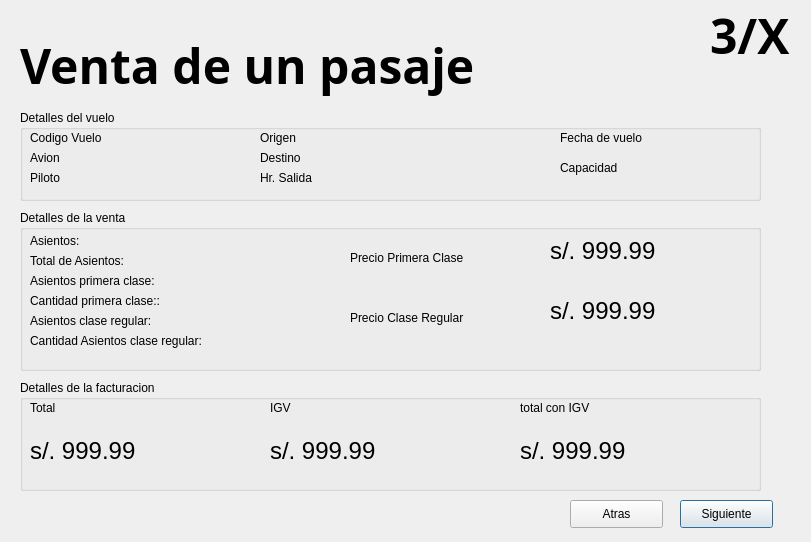
<?xml version="1.0" encoding="UTF-8"?>
<ui version="4.0">
 <class>Dialog</class>
 <widget class="QDialog" name="Dialog">
  <property name="geometry">
   <rect>
    <x>0</x>
    <y>0</y>
    <width>811</width>
    <height>542</height>
   </rect>
  </property>
  <property name="windowTitle">
   <string>Dialog</string>
  </property>
  <widget class="QLabel" name="label">
   <property name="geometry">
    <rect>
     <x>20</x>
     <y>30</y>
     <width>561</width>
     <height>71</height>
    </rect>
   </property>
   <property name="font">
    <font>
     <family>Source Sans Pro Black</family>
     <pointsize>36</pointsize>
     <weight>75</weight>
     <bold>true</bold>
    </font>
   </property>
   <property name="text">
    <string>Venta de un pasaje</string>
   </property>
  </widget>
  <widget class="QLabel" name="label_2">
   <property name="geometry">
    <rect>
     <x>710</x>
     <y>0</y>
     <width>131</width>
     <height>71</height>
    </rect>
   </property>
   <property name="font">
    <font>
     <family>Source Sans Pro Black</family>
     <pointsize>36</pointsize>
     <weight>75</weight>
     <bold>true</bold>
    </font>
   </property>
   <property name="text">
    <string>3/X</string>
   </property>
  </widget>
  <widget class="QPushButton" name="pushButton">
   <property name="geometry">
    <rect>
     <x>680</x>
     <y>500</y>
     <width>93</width>
     <height>28</height>
    </rect>
   </property>
   <property name="text">
    <string>Siguiente</string>
   </property>
  </widget>
  <widget class="QPushButton" name="pushButton_2">
   <property name="geometry">
    <rect>
     <x>570</x>
     <y>500</y>
     <width>93</width>
     <height>28</height>
    </rect>
   </property>
   <property name="text">
    <string>Atras</string>
   </property>
  </widget>
  <widget class="QGroupBox" name="groupBox">
   <property name="geometry">
    <rect>
     <x>20</x>
     <y>110</y>
     <width>741</width>
     <height>91</height>
    </rect>
   </property>
   <property name="title">
    <string>Detalles del vuelo</string>
   </property>
   <widget class="QLabel" name="label_6">
    <property name="geometry">
     <rect>
      <x>10</x>
      <y>20</y>
      <width>101</width>
      <height>16</height>
     </rect>
    </property>
    <property name="text">
     <string>Codigo Vuelo</string>
    </property>
   </widget>
   <widget class="QLabel" name="label_9">
    <property name="geometry">
     <rect>
      <x>10</x>
      <y>40</y>
      <width>101</width>
      <height>16</height>
     </rect>
    </property>
    <property name="text">
     <string>Avion</string>
    </property>
   </widget>
   <widget class="QLabel" name="label_3">
    <property name="geometry">
     <rect>
      <x>10</x>
      <y>60</y>
      <width>55</width>
      <height>16</height>
     </rect>
    </property>
    <property name="text">
     <string>Piloto</string>
    </property>
   </widget>
   <widget class="QLabel" name="label_4">
    <property name="geometry">
     <rect>
      <x>240</x>
      <y>20</y>
      <width>55</width>
      <height>16</height>
     </rect>
    </property>
    <property name="text">
     <string>Origen</string>
    </property>
   </widget>
   <widget class="QLabel" name="label_5">
    <property name="geometry">
     <rect>
      <x>240</x>
      <y>40</y>
      <width>55</width>
      <height>16</height>
     </rect>
    </property>
    <property name="text">
     <string>Destino</string>
    </property>
   </widget>
   <widget class="QLabel" name="label_10">
    <property name="geometry">
     <rect>
      <x>240</x>
      <y>60</y>
      <width>241</width>
      <height>16</height>
     </rect>
    </property>
    <property name="text">
     <string>Hr. Salida</string>
    </property>
   </widget>
   <widget class="QLabel" name="label_11">
    <property name="geometry">
     <rect>
      <x>540</x>
      <y>20</y>
      <width>191</width>
      <height>16</height>
     </rect>
    </property>
    <property name="text">
     <string>Fecha de vuelo</string>
    </property>
   </widget>
   <widget class="QLabel" name="label_12">
    <property name="geometry">
     <rect>
      <x>540</x>
      <y>50</y>
      <width>181</width>
      <height>16</height>
     </rect>
    </property>
    <property name="text">
     <string>Capacidad</string>
    </property>
   </widget>
  </widget>
  <widget class="QGroupBox" name="groupBox_2">
   <property name="geometry">
    <rect>
     <x>20</x>
     <y>210</y>
     <width>741</width>
     <height>161</height>
    </rect>
   </property>
   <property name="title">
    <string>Detalles de la venta</string>
   </property>
   <widget class="QLabel" name="label_7">
    <property name="geometry">
     <rect>
      <x>10</x>
      <y>20</y>
      <width>221</width>
      <height>21</height>
     </rect>
    </property>
    <property name="text">
     <string>Asientos:</string>
    </property>
   </widget>
   <widget class="QLabel" name="label_18">
    <property name="geometry">
     <rect>
      <x>10</x>
      <y>40</y>
      <width>221</width>
      <height>21</height>
     </rect>
    </property>
    <property name="text">
     <string>Total de Asientos:</string>
    </property>
   </widget>
   <widget class="QLabel" name="label_19">
    <property name="geometry">
     <rect>
      <x>10</x>
      <y>60</y>
      <width>221</width>
      <height>21</height>
     </rect>
    </property>
    <property name="text">
     <string>Asientos primera clase:</string>
    </property>
   </widget>
   <widget class="QLabel" name="label_20">
    <property name="geometry">
     <rect>
      <x>10</x>
      <y>80</y>
      <width>221</width>
      <height>21</height>
     </rect>
    </property>
    <property name="text">
     <string>Cantidad primera clase::</string>
    </property>
   </widget>
   <widget class="QLabel" name="label_21">
    <property name="geometry">
     <rect>
      <x>10</x>
      <y>120</y>
      <width>221</width>
      <height>21</height>
     </rect>
    </property>
    <property name="text">
     <string>Cantidad Asientos clase regular:</string>
    </property>
   </widget>
   <widget class="QLabel" name="label_22">
    <property name="geometry">
     <rect>
      <x>10</x>
      <y>100</y>
      <width>221</width>
      <height>21</height>
     </rect>
    </property>
    <property name="text">
     <string>Asientos clase regular:</string>
    </property>
   </widget>
   <widget class="QLabel" name="label_23">
    <property name="geometry">
     <rect>
      <x>530</x>
      <y>20</y>
      <width>131</width>
      <height>41</height>
     </rect>
    </property>
    <property name="font">
     <font>
      <pointsize>18</pointsize>
     </font>
    </property>
    <property name="text">
     <string>s/. 999.99</string>
    </property>
   </widget>
   <widget class="QLabel" name="label_24">
    <property name="geometry">
     <rect>
      <x>530</x>
      <y>80</y>
      <width>131</width>
      <height>41</height>
     </rect>
    </property>
    <property name="font">
     <font>
      <pointsize>18</pointsize>
     </font>
    </property>
    <property name="text">
     <string>s/. 999.99</string>
    </property>
   </widget>
   <widget class="QLabel" name="label_25">
    <property name="geometry">
     <rect>
      <x>330</x>
      <y>40</y>
      <width>191</width>
      <height>16</height>
     </rect>
    </property>
    <property name="text">
     <string>Precio Primera Clase</string>
    </property>
   </widget>
   <widget class="QLabel" name="label_26">
    <property name="geometry">
     <rect>
      <x>330</x>
      <y>100</y>
      <width>191</width>
      <height>16</height>
     </rect>
    </property>
    <property name="text">
     <string>Precio Clase Regular</string>
    </property>
   </widget>
  </widget>
  <widget class="QGroupBox" name="groupBox_3">
   <property name="geometry">
    <rect>
     <x>20</x>
     <y>380</y>
     <width>741</width>
     <height>111</height>
    </rect>
   </property>
   <property name="title">
    <string>Detalles de la facturacion</string>
   </property>
   <widget class="QLabel" name="label_8">
    <property name="geometry">
     <rect>
      <x>10</x>
      <y>20</y>
      <width>55</width>
      <height>16</height>
     </rect>
    </property>
    <property name="text">
     <string>Total</string>
    </property>
   </widget>
   <widget class="QLabel" name="label_13">
    <property name="geometry">
     <rect>
      <x>250</x>
      <y>20</y>
      <width>55</width>
      <height>16</height>
     </rect>
    </property>
    <property name="text">
     <string>IGV</string>
    </property>
   </widget>
   <widget class="QLabel" name="label_14">
    <property name="geometry">
     <rect>
      <x>500</x>
      <y>20</y>
      <width>201</width>
      <height>16</height>
     </rect>
    </property>
    <property name="text">
     <string>total con IGV</string>
    </property>
   </widget>
   <widget class="QLabel" name="label_15">
    <property name="geometry">
     <rect>
      <x>10</x>
      <y>50</y>
      <width>131</width>
      <height>41</height>
     </rect>
    </property>
    <property name="font">
     <font>
      <pointsize>18</pointsize>
     </font>
    </property>
    <property name="text">
     <string>s/. 999.99</string>
    </property>
   </widget>
   <widget class="QLabel" name="label_16">
    <property name="geometry">
     <rect>
      <x>250</x>
      <y>50</y>
      <width>131</width>
      <height>41</height>
     </rect>
    </property>
    <property name="font">
     <font>
      <pointsize>18</pointsize>
     </font>
    </property>
    <property name="text">
     <string>s/. 999.99</string>
    </property>
   </widget>
   <widget class="QLabel" name="label_17">
    <property name="geometry">
     <rect>
      <x>500</x>
      <y>50</y>
      <width>131</width>
      <height>41</height>
     </rect>
    </property>
    <property name="font">
     <font>
      <pointsize>18</pointsize>
     </font>
    </property>
    <property name="text">
     <string>s/. 999.99</string>
    </property>
   </widget>
  </widget>
 </widget>
 <resources/>
 <connections/>
</ui>
